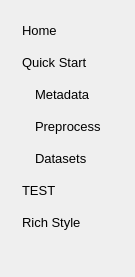
      <widget class="QWidget" name="leftpanel" native="true">
       <property name="minimumSize">
        <size>
         <width>65</width>
         <height>0</height>
        </size>
       </property>
       <property name="maximumSize">
        <size>
         <width>135</width>
         <height>16777215</height>
        </size>
       </property>
       <property name="styleSheet">
        <string notr="true">#leftpanel{
	background-color: transparent;
	border-radius: 8px;
}

QPushButton {
	background-color: transparent;
	border-radius: 15px;
	text-align: left;
	padding-left: 12px;
	padding-right: 12px;
}

QPushButton:hover {
	background-color: #c2c2c2;
}

QPushButton:checked {
	background-color: #90bcff;
}</string>
       </property>
       <layout class="QVBoxLayout" name="verticalLayout_22">
        <property name="spacing">
         <number>2</number>
        </property>
        <property name="leftMargin">
         <number>10</number>
        </property>
        <property name="topMargin">
         <number>0</number>
        </property>
        <property name="rightMargin">
         <number>0</number>
        </property>
        <property name="bottomMargin">
         <number>0</number>
        </property>
        <item>
         <spacer name="verticalSpacer_leftpanel_top">
          <property name="orientation">
           <enum>Qt::Vertical</enum>
          </property>
          <property name="sizeType">
           <enum>QSizePolicy::Fixed</enum>
          </property>
          <property name="sizeHint" stdset="0">
           <size>
            <width>20</width>
            <height>15</height>
           </size>
          </property>
         </spacer>
        </item>
        <item>
         <widget class="QPushButton" name="sidebtn_0">
          <property name="minimumSize">
           <size>
            <width>0</width>
            <height>30</height>
           </size>
          </property>
          <property name="font">
           <font>
            <pointsize>10</pointsize>
           </font>
          </property>
          <property name="styleSheet">
           <string notr="true">/*background: qlineargradient(spread:pad, x1:0.27, y1:0, x2:0.8, y2:1, 
												stop:0 #AF40FF, stop:0.5 #5B42F3, stop:1 #00DDEB);*/</string>
          </property>
          <property name="text">
           <string>Home</string>
          </property>
          <property name="icon">
           <iconset resource="resources.qrc">
            <normaloff>:/icons/home-button-svgrepo-com.svg</normaloff>:/icons/home-button-svgrepo-com.svg</iconset>
          </property>
          <property name="checkable">
           <bool>true</bool>
          </property>
         </widget>
        </item>
        <item>
         <widget class="QPushButton" name="sidebtn_1">
          <property name="minimumSize">
           <size>
            <width>0</width>
            <height>30</height>
           </size>
          </property>
          <property name="font">
           <font>
            <pointsize>10</pointsize>
           </font>
          </property>
          <property name="styleSheet">
           <string notr="true"/>
          </property>
          <property name="text">
           <string>Quick Start</string>
          </property>
          <property name="icon">
           <iconset resource="resources.qrc">
            <normaloff>:/icons/settings-1389-svgrepo-com.svg</normaloff>:/icons/settings-1389-svgrepo-com.svg</iconset>
          </property>
          <property name="checkable">
           <bool>true</bool>
          </property>
         </widget>
        </item>
        <item>
         <widget class="QWidget" name="sidebtn_2_container" native="true">
          <layout class="QHBoxLayout" name="horizontalLayout_30">
           <property name="spacing">
            <number>0</number>
           </property>
           <property name="leftMargin">
            <number>0</number>
           </property>
           <property name="topMargin">
            <number>0</number>
           </property>
           <property name="rightMargin">
            <number>0</number>
           </property>
           <property name="bottomMargin">
            <number>0</number>
           </property>
           <item>
            <spacer name="horizontalSpacer_sidebtn_2">
             <property name="orientation">
              <enum>Qt::Horizontal</enum>
             </property>
             <property name="sizeType">
              <enum>QSizePolicy::Fixed</enum>
             </property>
             <property name="sizeHint" stdset="0">
              <size>
               <width>13</width>
               <height>20</height>
              </size>
             </property>
            </spacer>
           </item>
           <item>
            <widget class="QPushButton" name="sidebtn_2">
             <property name="minimumSize">
              <size>
               <width>0</width>
               <height>30</height>
              </size>
             </property>
             <property name="font">
              <font>
               <pointsize>10</pointsize>
              </font>
             </property>
             <property name="styleSheet">
              <string notr="true"/>
             </property>
             <property name="text">
              <string>Metadata</string>
             </property>
             <property name="icon">
              <iconset resource="resources.qrc">
               <normaloff>:/icons/settings-svgrepo-com (1).svg</normaloff>:/icons/settings-svgrepo-com (1).svg</iconset>
             </property>
             <property name="checkable">
              <bool>true</bool>
             </property>
            </widget>
           </item>
          </layout>
         </widget>
        </item>
        <item>
         <widget class="QWidget" name="sidebtn_3_container" native="true">
          <property name="enabled">
           <bool>true</bool>
          </property>
          <layout class="QHBoxLayout" name="horizontalLayout_31">
           <property name="spacing">
            <number>0</number>
           </property>
           <property name="leftMargin">
            <number>0</number>
           </property>
           <property name="topMargin">
            <number>0</number>
           </property>
           <property name="rightMargin">
            <number>0</number>
           </property>
           <property name="bottomMargin">
            <number>0</number>
           </property>
           <item>
            <spacer name="horizontalSpacer_sidebtn_3">
             <property name="orientation">
              <enum>Qt::Horizontal</enum>
             </property>
             <property name="sizeType">
              <enum>QSizePolicy::Fixed</enum>
             </property>
             <property name="sizeHint" stdset="0">
              <size>
               <width>13</width>
               <height>20</height>
              </size>
             </property>
            </spacer>
           </item>
           <item>
            <widget class="QPushButton" name="sidebtn_3">
             <property name="minimumSize">
              <size>
               <width>0</width>
               <height>30</height>
              </size>
             </property>
             <property name="font">
              <font>
               <pointsize>10</pointsize>
              </font>
             </property>
             <property name="text">
              <string>Preprocess</string>
             </property>
             <property name="icon">
              <iconset resource="resources.qrc">
               <normaloff>:/icons/settings-svgrepo-com (2).svg</normaloff>:/icons/settings-svgrepo-com (2).svg</iconset>
             </property>
             <property name="checkable">
              <bool>true</bool>
             </property>
            </widget>
           </item>
          </layout>
         </widget>
        </item>
        <item>
         <widget class="QWidget" name="sidebtn_4_container" native="true">
          <layout class="QHBoxLayout" name="horizontalLayout_32">
           <property name="spacing">
            <number>0</number>
           </property>
           <property name="leftMargin">
            <number>0</number>
           </property>
           <property name="topMargin">
            <number>0</number>
           </property>
           <property name="rightMargin">
            <number>0</number>
           </property>
           <property name="bottomMargin">
            <number>0</number>
           </property>
           <item>
            <spacer name="horizontalSpacer_sidebtn_4">
             <property name="orientation">
              <enum>Qt::Horizontal</enum>
             </property>
             <property name="sizeType">
              <enum>QSizePolicy::Fixed</enum>
             </property>
             <property name="sizeHint" stdset="0">
              <size>
               <width>13</width>
               <height>20</height>
              </size>
             </property>
            </spacer>
           </item>
           <item>
            <widget class="QPushButton" name="sidebtn_4">
             <property name="minimumSize">
              <size>
               <width>0</width>
               <height>30</height>
              </size>
             </property>
             <property name="font">
              <font>
               <pointsize>10</pointsize>
              </font>
             </property>
             <property name="text">
              <string>Datasets</string>
             </property>
             <property name="icon">
              <iconset resource="resources.qrc">
               <normaloff>:/icons/settings-svgrepo-com.svg</normaloff>:/icons/settings-svgrepo-com.svg</iconset>
             </property>
             <property name="checkable">
              <bool>true</bool>
             </property>
            </widget>
           </item>
          </layout>
         </widget>
        </item>
        <item>
         <widget class="QPushButton" name="sidebtn_5">
          <property name="minimumSize">
           <size>
            <width>0</width>
            <height>30</height>
           </size>
          </property>
          <property name="font">
           <font>
            <pointsize>10</pointsize>
           </font>
          </property>
          <property name="text">
           <string>TEST</string>
          </property>
          <property name="checkable">
           <bool>true</bool>
          </property>
         </widget>
        </item>
        <item>
         <widget class="QPushButton" name="sidebtn_6">
          <property name="minimumSize">
           <size>
            <width>0</width>
            <height>30</height>
           </size>
          </property>
          <property name="font">
           <font>
            <pointsize>10</pointsize>
           </font>
          </property>
          <property name="text">
           <string>Rich Style</string>
          </property>
          <property name="checkable">
           <bool>true</bool>
          </property>
         </widget>
        </item>
        <item>
         <spacer name="verticalSpacer_leftpanel_bottom">
          <property name="orientation">
           <enum>Qt::Vertical</enum>
          </property>
          <property name="sizeHint" stdset="0">
           <size>
            <width>20</width>
            <height>40</height>
           </size>
          </property>
         </spacer>
        </item>
       </layout>
      </widget>
